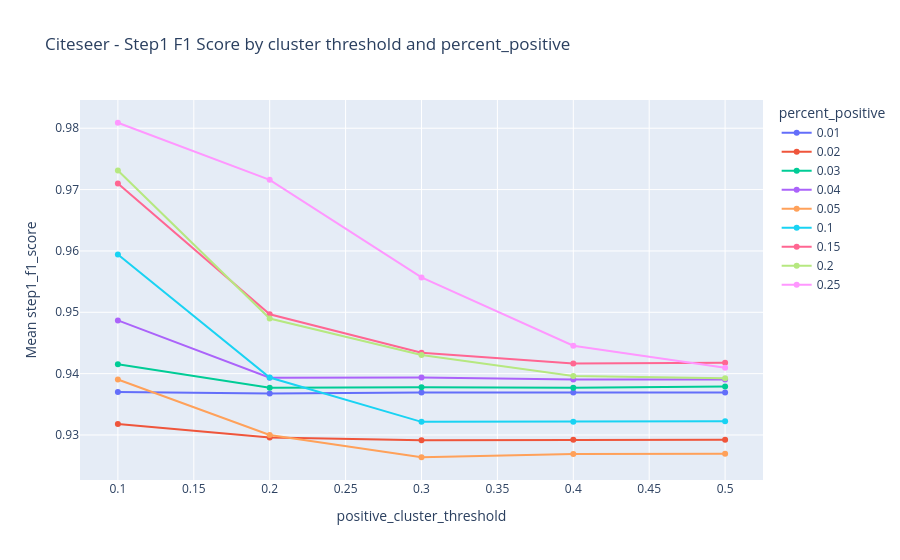

The code cell stored with this chart in its notebook:
### Markdown cell above
same as cora

### Code cell
grouped = (
    citeseer[
        (citeseer['cluster_strategy'] == 'percentage')
        & (citeseer['status'] == 'success')
    ]
    .groupby(['percent_positive', 'positive_cluster_threshold'])['step1_f1_score']
    .agg(['mean', 'std'])
    .reset_index()
    .sort_values(['percent_positive', 'positive_cluster_threshold'])
)

fig = px.line(
    grouped,
    x='positive_cluster_threshold',
    y='mean',
    color='percent_positive',
    markers=True,
    title='Citeseer - Step1 F1 Score by cluster threshold and percent_positive',
    custom_data=['percent_positive', 'std']
)

fig.update_traces(
    hovertemplate=(
        'percent_positive=%{customdata[0]:.2f}<br>'
        'positive_cluster_threshold=%{x:.2f}<br>'
        'mean step1_f1_score=%{y:.4f}<br>'
        'std=%{customdata[1]:.4f}<extra></extra>'
    )
)

fig.update_layout(
    xaxis_title='positive_cluster_threshold',
    yaxis_title='Mean step1_f1_score',
    legend_title='percent_positive'
)

fig.show()

### Figure 1 — Plotly figure (JSON) as saved in the notebook; plotly's stock layout.template omitted (floating-point values rounded to 4 significant figures)
{"data": [{"customdata": [[0.01, 0.07962], [0.01, 0.0792], [0.01, 0.07916], [0.01, 0.07916], [0.01, 0.07916]], "hovertemplate": "percent_positive=%{customdata[0]:.2f}<br>positive_cluster_threshold=%{x:.2f}<br>mean step1_f1_score=%{y:.4f}<br>std=%{customdata[1]:.4f}<extra></extra>", "legendgroup": "0.01", "line": {"color": "#636efa", "dash": "solid"}, "marker": {"symbol": "circle"}, "mode": "lines+markers", "name": "0.01", "orientation": "v", "showlegend": true, "type": "scatter", "x": [0.1, 0.2, 0.3, 0.4, 0.5], "xaxis": "x", "y": [0.937, 0.9368, 0.9369, 0.9369, 0.9369], "yaxis": "y"}, {"customdata": [[0.02, 0.08487], [0.02, 0.08509], [0.02, 0.08482], [0.02, 0.08467], [0.02, 0.08467]], "hovertemplate": "percent_positive=%{customdata[0]:.2f}<br>positive_cluster_threshold=%{x:.2f}<br>mean step1_f1_score=%{y:.4f}<br>std=%{customdata[1]:.4f}<extra></extra>", "legendgroup": "0.02", "line": {"color": "#EF553B", "dash": "solid"}, "marker": {"symbol": "circle"}, "mode": "lines+markers", "name": "0.02", "orientation": "v", "showlegend": true, "type": "scatter", "x": [0.1, 0.2, 0.3, 0.4, 0.5], "xaxis": "x", "y": [0.9318, 0.9296, 0.9292, 0.9292, 0.9292], "yaxis": "y"}, {"customdata": [[0.03, 0.07663], [0.03, 0.08005], [0.03, 0.07947], [0.03, 0.07936], [0.03, 0.07938]], "hovertemplate": "percent_positive=%{customdata[0]:.2f}<br>positive_cluster_threshold=%{x:.2f}<br>mean step1_f1_score=%{y:.4f}<br>std=%{customdata[1]:.4f}<extra></extra>", "legendgroup": "0.03", "line": {"color": "#00cc96", "dash": "solid"}, "marker": {"symbol": "circle"}, "mode": "lines+markers", "name": "0.03", "orientation": "v", "showlegend": true, "type": "scatter", "x": [0.1, 0.2, 0.3, 0.4, 0.5], "xaxis": "x", "y": [0.9415, 0.9377, 0.9378, 0.9377, 0.9379], "yaxis": "y"}, {"customdata": [[0.04, 0.06826], [0.04, 0.07679], [0.04, 0.07633], [0.04, 0.07639], [0.04, 0.0764]], "hovertemplate": "percent_positive=%{customdata[0]:.2f}<br>positive_cluster_threshold=%{x:.2f}<br>mean step1_f1_score=%{y:.4f}<br>std=%{customdata[1]:.4f}<extra></extra>", "legendgroup": "0.04", "line": {"color": "#ab63fa", "dash": "solid"}, "marker": {"symbol": "circle"}, "mode": "lines+markers", "name": "0.04", "orientation": "v", "showlegend": true, "type": "scatter", "x": [0.1, 0.2, 0.3, 0.4, 0.5], "xaxis": "x", "y": [0.9487, 0.9393, 0.9394, 0.939, 0.9391], "yaxis": "y"}, {"customdata": [[0.05, 0.08399], [0.05, 0.08815], [0.05, 0.09077], [0.05, 0.09072], [0.05, 0.09072]], "hovertemplate": "percent_positive=%{customdata[0]:.2f}<br>positive_cluster_threshold=%{x:.2f}<br>mean step1_f1_score=%{y:.4f}<br>std=%{customdata[1]:.4f}<extra></extra>", "legendgroup": "0.05", "line": {"color": "#FFA15A", "dash": "solid"}, "marker": {"symbol": "circle"}, "mode": "lines+markers", "name": "0.05", "orientation": "v", "showlegend": true, "type": "scatter", "x": [0.1, 0.2, 0.3, 0.4, 0.5], "xaxis": "x", "y": [0.9391, 0.93, 0.9264, 0.9269, 0.9269], "yaxis": "y"}, {"customdata": [[0.1, 0.05999], [0.1, 0.07988], [0.1, 0.08565], [0.1, 0.08514], [0.1, 0.08513]], "hovertemplate": "percent_positive=%{customdata[0]:.2f}<br>positive_cluster_threshold=%{x:.2f}<br>mean step1_f1_score=%{y:.4f}<br>std=%{customdata[1]:.4f}<extra></extra>", "legendgroup": "0.1", "line": {"color": "#19d3f3", "dash": "solid"}, "marker": {"symbol": "circle"}, "mode": "lines+markers", "name": "0.1", "orientation": "v", "showlegend": true, "type": "scatter", "x": [0.1, 0.2, 0.3, 0.4, 0.5], "xaxis": "x", "y": [0.9594, 0.9394, 0.9321, 0.9322, 0.9322], "yaxis": "y"}, {"customdata": [[0.15, 0.03931], [0.15, 0.06837], [0.15, 0.07615], [0.15, 0.07685], [0.15, 0.07679]], "hovertemplate": "percent_positive=%{customdata[0]:.2f}<br>positive_cluster_threshold=%{x:.2f}<br>mean step1_f1_score=%{y:.4f}<br>std=%{customdata[1]:.4f}<extra></extra>", "legendgroup": "0.15", "line": {"color": "#FF6692", "dash": "solid"}, "marker": {"symbol": "circle"}, "mode": "lines+markers", "name": "0.15", "orientation": "v", "showlegend": true, "type": "scatter", "x": [0.1, 0.2, 0.3, 0.4, 0.5], "xaxis": "x", "y": [0.971, 0.9497, 0.9434, 0.9417, 0.9418], "yaxis": "y"}, {"customdata": [[0.2, 0.03301], [0.2, 0.06844], [0.2, 0.07283], [0.2, 0.07555], [0.2, 0.07566]], "hovertemplate": "percent_positive=%{customdata[0]:.2f}<br>positive_cluster_threshold=%{x:.2f}<br>mean step1_f1_score=%{y:.4f}<br>std=%{customdata[1]:.4f}<extra></extra>", "legendgroup": "0.2", "line": {"color": "#B6E880", "dash": "solid"}, "marker": {"symbol": "circle"}, "mode": "lines+markers", "name": "0.2", "orientation": "v", "showlegend": true, "type": "scatter", "x": [0.1, 0.2, 0.3, 0.4, 0.5], "xaxis": "x", "y": [0.9731, 0.949, 0.943, 0.9396, 0.9393], "yaxis": "y"}, {"customdata": [[0.25, 0.02159], [0.25, 0.04016], [0.25, 0.06643], [0.25, 0.07664], [0.25, 0.077]], "hovertemplate": "percent_positive=%{customdata[0]:.2f}<br>positive_cluster_threshold=%{x:.2f}<br>mean step1_f1_score=%{y:.4f}<br>std=%{customdata[1]:.4f}<extra></extra>", "legendgroup": "0.25", "line": {"color": "#FF97FF", "dash": "solid"}, "marker": {"symbol": "circle"}, "mode": "lines+markers", "name": "0.25", "orientation": "v", "showlegend": true, "type": "scatter", "x": [0.1, 0.2, 0.3, 0.4, 0.5], "xaxis": "x", "y": [0.9809, 0.9716, 0.9557, 0.9446, 0.941], "yaxis": "y"}], "layout": {"legend": {"title": {"text": "percent_positive"}, "tracegroupgap": 0}, "title": {"text": "Citeseer - Step1 F1 Score by cluster threshold and percent_positive"}, "xaxis": {"anchor": "y", "domain": [0, 1], "title": {"text": "positive_cluster_threshold"}}, "yaxis": {"anchor": "x", "domain": [0, 1], "title": {"text": "Mean step1_f1_score"}}}}
